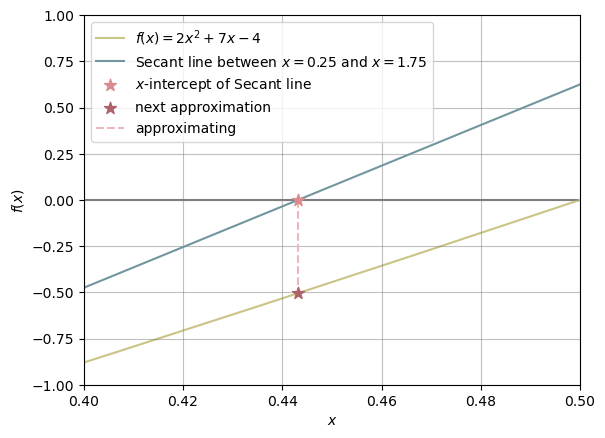

Recreate this plot in Python.
import matplotlib.pyplot as plt
import numpy as np

def f(x):
    return 2 * (x**2) + 7 * x - 4

x0, x1 = 0.25, 1.75

x = np.linspace(-6, 6, 400)
y = f(x)

plt.plot(x, y, c='#cac486', label='$f(x) = 2x^2 + 7x - 4$', zorder=1)
plt.axhline(0, c='#807b81', zorder=0)
plt.axvline(0, c='#807b81', zorder=0)
plt.plot([x0, x1], [f(x0), f(x1)], c='#72969d', label=f'Secant line between $x = {x0}$ and $x = {x1}$', zorder=2)
# plt.scatter([x0, x1], [f(x0), f(x1)], marker='*', c='#4b6e74', s=50, label='initial guesses', zorder=3)

m = (f(x1) - f(x0)) / (x1 - x0)
b = f(x0) - m * x0

x_val = -b / m

plt.scatter(x_val, 0, marker='*', c='#db8a90', s=80, label='$x$-intercept of Secant line', zorder=4)
plt.scatter(x_val, f(x_val), marker='*', c='#ae6168', s=80, label='next approximation', zorder=4)
plt.plot([x_val, x_val], [0, f(x_val)], c='#ecb8bb', ls='--', label='approximating', zorder=3)

plt.xlim(0.4, 0.5)
plt.ylim(-1, 1)
plt.grid(True, c='grey', alpha=0.5)

plt.xlabel('$x$')
plt.ylabel('$f(x)$')
plt.legend()

plt.show()
